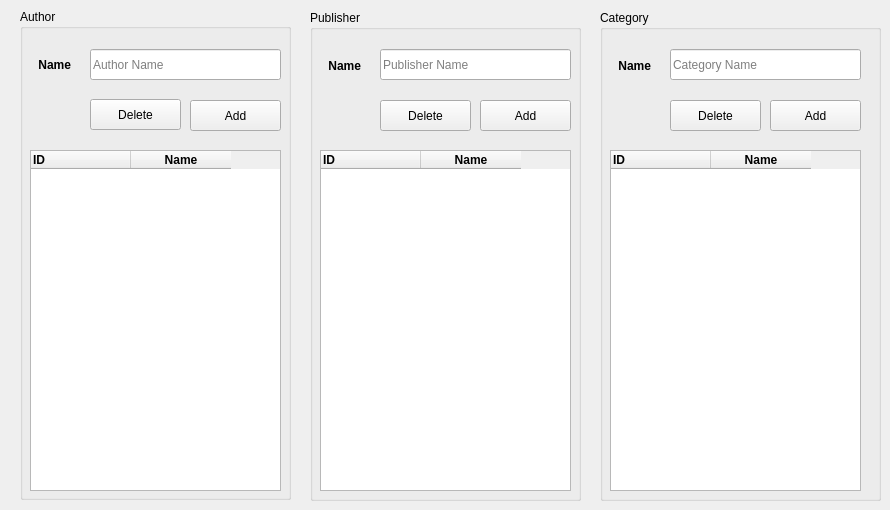
    <widget class="QWidget" name="tab_4">
     <attribute name="title">
      <string>Settings</string>
     </attribute>
     <attribute name="whatsThis">
      <string>Settings</string>
     </attribute>
     <widget class="QGroupBox" name="groupBox_3">
      <property name="geometry">
       <rect>
        <x>20</x>
        <y>9</y>
        <width>271</width>
        <height>491</height>
       </rect>
      </property>
      <property name="toolTip">
       <string>Author Details</string>
      </property>
      <property name="toolTipDuration">
       <number>3</number>
      </property>
      <property name="styleSheet">
       <string notr="true"/>
      </property>
      <property name="title">
       <string>Author</string>
      </property>
      <widget class="QTableWidget" name="tableWidget_2">
       <property name="geometry">
        <rect>
         <x>10</x>
         <y>141</y>
         <width>251</width>
         <height>341</height>
        </rect>
       </property>
       <property name="sizePolicy">
        <sizepolicy hsizetype="Expanding" vsizetype="Expanding">
         <horstretch>0</horstretch>
         <verstretch>0</verstretch>
        </sizepolicy>
       </property>
       <property name="editTriggers">
        <set>QAbstractItemView::NoEditTriggers</set>
       </property>
       <property name="alternatingRowColors">
        <bool>true</bool>
       </property>
       <property name="selectionMode">
        <enum>QAbstractItemView::NoSelection</enum>
       </property>
       <property name="selectionBehavior">
        <enum>QAbstractItemView::SelectRows</enum>
       </property>
       <property name="showGrid">
        <bool>true</bool>
       </property>
       <property name="gridStyle">
        <enum>Qt::SolidLine</enum>
       </property>
       <property name="sortingEnabled">
        <bool>true</bool>
       </property>
       <column>
        <property name="text">
         <string>ID</string>
        </property>
        <property name="font">
         <font>
          <weight>75</weight>
          <bold>true</bold>
          <kerning>true</kerning>
         </font>
        </property>
        <property name="textAlignment">
         <set>AlignLeading|AlignVCenter</set>
        </property>
       </column>
       <column>
        <property name="text">
         <string>Name</string>
        </property>
        <property name="font">
         <font>
          <weight>75</weight>
          <bold>true</bold>
         </font>
        </property>
       </column>
      </widget>
      <widget class="QPushButton" name="pushButton_14">
       <property name="geometry">
        <rect>
         <x>170</x>
         <y>91</y>
         <width>91</width>
         <height>31</height>
        </rect>
       </property>
       <property name="cursor">
        <cursorShape>PointingHandCursor</cursorShape>
       </property>
       <property name="text">
        <string>Add</string>
       </property>
       <property name="icon">
        <iconset resource="icons.qrc">
         <normaloff>:/icons/add.png</normaloff>:/icons/add.png</iconset>
       </property>
       <property name="flat">
        <bool>false</bool>
       </property>
      </widget>
      <widget class="QLineEdit" name="lineEdit_19">
       <property name="geometry">
        <rect>
         <x>70</x>
         <y>40</y>
         <width>191</width>
         <height>31</height>
        </rect>
       </property>
       <property name="placeholderText">
        <string>Author Name</string>
       </property>
       <property name="clearButtonEnabled">
        <bool>true</bool>
       </property>
      </widget>
      <widget class="QLabel" name="label_27">
       <property name="geometry">
        <rect>
         <x>10</x>
         <y>40</y>
         <width>41</width>
         <height>31</height>
        </rect>
       </property>
       <property name="font">
        <font>
         <weight>75</weight>
         <bold>true</bold>
        </font>
       </property>
       <property name="text">
        <string>Name</string>
       </property>
       <property name="alignment">
        <set>Qt::AlignRight|Qt::AlignTrailing|Qt::AlignVCenter</set>
       </property>
      </widget>
      <widget class="QPushButton" name="pushButton_23">
       <property name="geometry">
        <rect>
         <x>70</x>
         <y>90</y>
         <width>91</width>
         <height>31</height>
        </rect>
       </property>
       <property name="cursor">
        <cursorShape>PointingHandCursor</cursorShape>
       </property>
       <property name="text">
        <string>Delete</string>
       </property>
       <property name="icon">
        <iconset resource="icons.qrc">
         <normaloff>:/icons/delete.png</normaloff>:/icons/delete.png</iconset>
       </property>
      </widget>
     </widget>
     <widget class="QGroupBox" name="groupBox_4">
      <property name="geometry">
       <rect>
        <x>310</x>
        <y>10</y>
        <width>271</width>
        <height>491</height>
       </rect>
      </property>
      <property name="autoFillBackground">
       <bool>false</bool>
      </property>
      <property name="title">
       <string>Publisher</string>
      </property>
      <property name="flat">
       <bool>false</bool>
      </property>
      <widget class="QPushButton" name="pushButton_15">
       <property name="geometry">
        <rect>
         <x>170</x>
         <y>90</y>
         <width>91</width>
         <height>31</height>
        </rect>
       </property>
       <property name="cursor">
        <cursorShape>PointingHandCursor</cursorShape>
       </property>
       <property name="text">
        <string>Add</string>
       </property>
       <property name="icon">
        <iconset resource="icons.qrc">
         <normaloff>:/icons/add.png</normaloff>:/icons/add.png</iconset>
       </property>
      </widget>
      <widget class="QLabel" name="label_28">
       <property name="geometry">
        <rect>
         <x>10</x>
         <y>40</y>
         <width>41</width>
         <height>31</height>
        </rect>
       </property>
       <property name="font">
        <font>
         <weight>75</weight>
         <bold>true</bold>
        </font>
       </property>
       <property name="text">
        <string>Name</string>
       </property>
       <property name="alignment">
        <set>Qt::AlignRight|Qt::AlignTrailing|Qt::AlignVCenter</set>
       </property>
      </widget>
      <widget class="QLineEdit" name="lineEdit_22">
       <property name="geometry">
        <rect>
         <x>70</x>
         <y>39</y>
         <width>191</width>
         <height>31</height>
        </rect>
       </property>
       <property name="placeholderText">
        <string>Publisher Name</string>
       </property>
       <property name="clearButtonEnabled">
        <bool>true</bool>
       </property>
      </widget>
      <widget class="QTableWidget" name="tableWidget_3">
       <property name="geometry">
        <rect>
         <x>10</x>
         <y>140</y>
         <width>251</width>
         <height>341</height>
        </rect>
       </property>
       <property name="editTriggers">
        <set>QAbstractItemView::NoEditTriggers</set>
       </property>
       <property name="alternatingRowColors">
        <bool>true</bool>
       </property>
       <property name="selectionMode">
        <enum>QAbstractItemView::NoSelection</enum>
       </property>
       <property name="selectionBehavior">
        <enum>QAbstractItemView::SelectRows</enum>
       </property>
       <property name="sortingEnabled">
        <bool>true</bool>
       </property>
       <column>
        <property name="text">
         <string>ID</string>
        </property>
        <property name="font">
         <font>
          <weight>75</weight>
          <bold>true</bold>
         </font>
        </property>
        <property name="textAlignment">
         <set>AlignLeading|AlignVCenter</set>
        </property>
       </column>
       <column>
        <property name="text">
         <string>Name</string>
        </property>
        <property name="font">
         <font>
          <weight>75</weight>
          <bold>true</bold>
         </font>
        </property>
       </column>
      </widget>
      <widget class="QPushButton" name="pushButton_24">
       <property name="geometry">
        <rect>
         <x>70</x>
         <y>90</y>
         <width>91</width>
         <height>31</height>
        </rect>
       </property>
       <property name="cursor">
        <cursorShape>PointingHandCursor</cursorShape>
       </property>
       <property name="text">
        <string>Delete</string>
       </property>
       <property name="icon">
        <iconset resource="icons.qrc">
         <normaloff>:/icons/delete.png</normaloff>:/icons/delete.png</iconset>
       </property>
      </widget>
     </widget>
     <widget class="QGroupBox" name="groupBox_5">
      <property name="geometry">
       <rect>
        <x>600</x>
        <y>10</y>
        <width>281</width>
        <height>491</height>
       </rect>
      </property>
      <property name="autoFillBackground">
       <bool>false</bool>
      </property>
      <property name="title">
       <string>Category</string>
      </property>
      <widget class="QPushButton" name="pushButton_16">
       <property name="geometry">
        <rect>
         <x>170</x>
         <y>90</y>
         <width>91</width>
         <height>31</height>
        </rect>
       </property>
       <property name="cursor">
        <cursorShape>PointingHandCursor</cursorShape>
       </property>
       <property name="text">
        <string>Add</string>
       </property>
       <property name="icon">
        <iconset resource="icons.qrc">
         <normaloff>:/icons/add.png</normaloff>:/icons/add.png</iconset>
       </property>
      </widget>
      <widget class="QLabel" name="label_30">
       <property name="geometry">
        <rect>
         <x>10</x>
         <y>40</y>
         <width>41</width>
         <height>31</height>
        </rect>
       </property>
       <property name="font">
        <font>
         <weight>75</weight>
         <bold>true</bold>
        </font>
       </property>
       <property name="text">
        <string>Name</string>
       </property>
       <property name="alignment">
        <set>Qt::AlignRight|Qt::AlignTrailing|Qt::AlignVCenter</set>
       </property>
      </widget>
      <widget class="QLineEdit" name="lineEdit_24">
       <property name="geometry">
        <rect>
         <x>70</x>
         <y>39</y>
         <width>191</width>
         <height>31</height>
        </rect>
       </property>
       <property name="placeholderText">
        <string>Category Name</string>
       </property>
       <property name="clearButtonEnabled">
        <bool>true</bool>
       </property>
      </widget>
      <widget class="QTableWidget" name="tableWidget_4">
       <property name="geometry">
        <rect>
         <x>10</x>
         <y>140</y>
         <width>251</width>
         <height>341</height>
        </rect>
       </property>
       <property name="editTriggers">
        <set>QAbstractItemView::NoEditTriggers</set>
       </property>
       <property name="alternatingRowColors">
        <bool>true</bool>
       </property>
       <property name="selectionMode">
        <enum>QAbstractItemView::NoSelection</enum>
       </property>
       <property name="selectionBehavior">
        <enum>QAbstractItemView::SelectRows</enum>
       </property>
       <property name="sortingEnabled">
        <bool>true</bool>
       </property>
       <column>
        <property name="text">
         <string>ID</string>
        </property>
        <property name="font">
         <font>
          <weight>75</weight>
          <bold>true</bold>
         </font>
        </property>
        <property name="textAlignment">
         <set>AlignLeading|AlignVCenter</set>
        </property>
       </column>
       <column>
        <property name="text">
         <string>Name</string>
        </property>
        <property name="font">
         <font>
          <weight>75</weight>
          <bold>true</bold>
         </font>
        </property>
       </column>
      </widget>
      <widget class="QPushButton" name="pushButton_25">
       <property name="geometry">
        <rect>
         <x>70</x>
         <y>90</y>
         <width>91</width>
         <height>31</height>
        </rect>
       </property>
       <property name="cursor">
        <cursorShape>PointingHandCursor</cursorShape>
       </property>
       <property name="text">
        <string>Delete</string>
       </property>
       <property name="icon">
        <iconset resource="icons.qrc">
         <normaloff>:/icons/delete.png</normaloff>:/icons/delete.png</iconset>
       </property>
      </widget>
     </widget>
    </widget>
